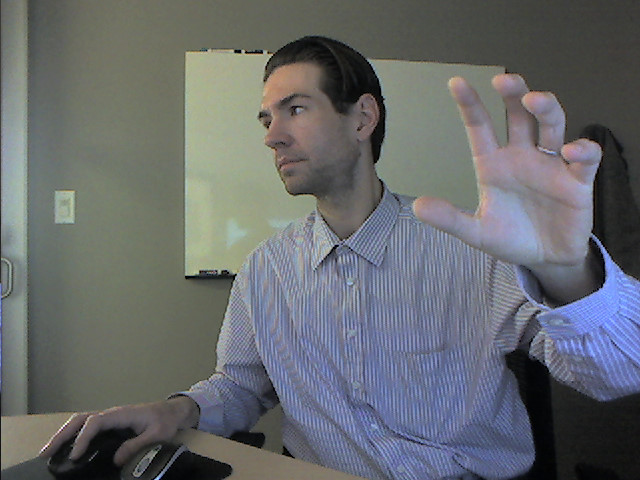
#> input picture Media_Files/Initial/0020.jpg, 640 x 480 px; its folder holds 5 pictures in this run
$ python Bottle_Recognition.py
#> lines starting #> are read from the running program, lines starting #| are printed output that depends on the picture
#!python3

# %%
import os
proposal_scripts_dir = os.listdir()
# %%
os.chdir('Media_Files/Initial')

# %%
# import the necessary packages
import cv2

# load the image_1 and convert it to grayscale
#image_1 = cv2.imread("0016.jpg")
#image_2 = cv2.imread("0017.jpg")
image_1 = cv2.imread("0020.jpg")
#> image_1 is the input picture: shape (480, 640, 3); mean B, G, R 109.3, 106.4, 103.2
image_2 = cv2.imread("0021.jpg")
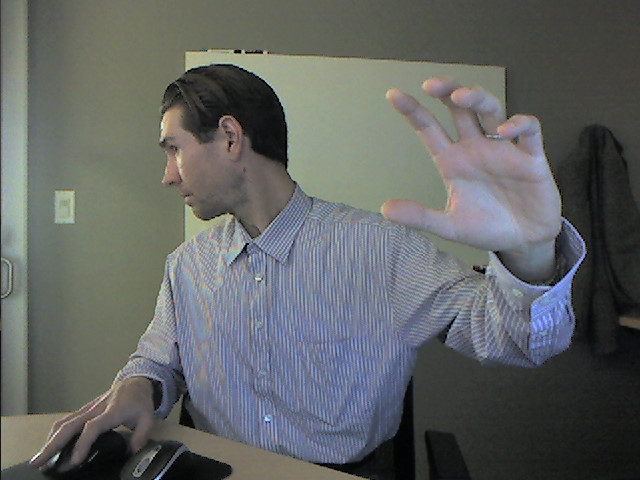
#> input picture Media_Files/Initial/0021.jpg, 640 x 480 px
#> image_2 is the input picture: shape (480, 640, 3); mean B, G, R 100.2, 100.7, 97.8
image_3 = cv2.imread("0018.jpg")
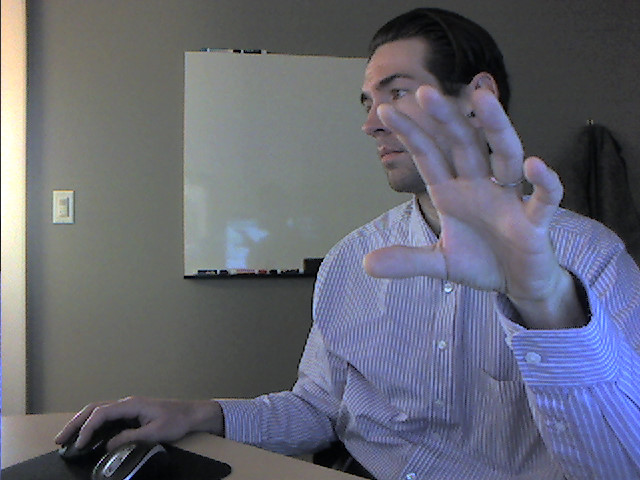
#> input picture Media_Files/Initial/0018.jpg, 640 x 480 px
#> image_3 is the input picture: shape (480, 640, 3); mean B, G, R 115.7, 103.4, 101.1
gray_1 = cv2.cvtColor(image_1, cv2.COLOR_BGR2GRAY)
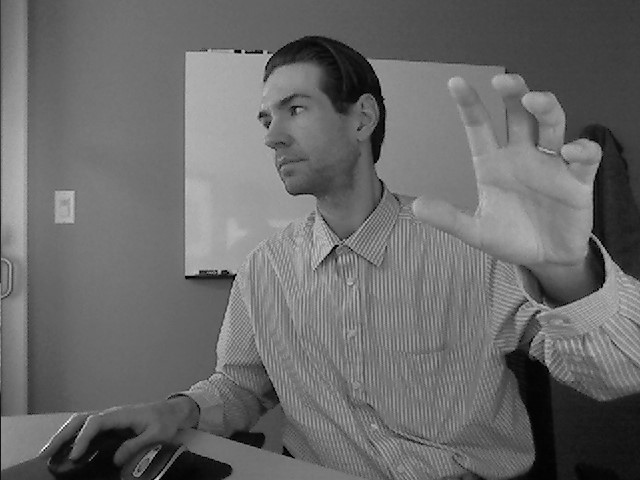
#> gray_1: shape (480, 640); min 0, max 251, mean 105.8
gray_2 = cv2.cvtColor(image_2, cv2.COLOR_BGR2GRAY)
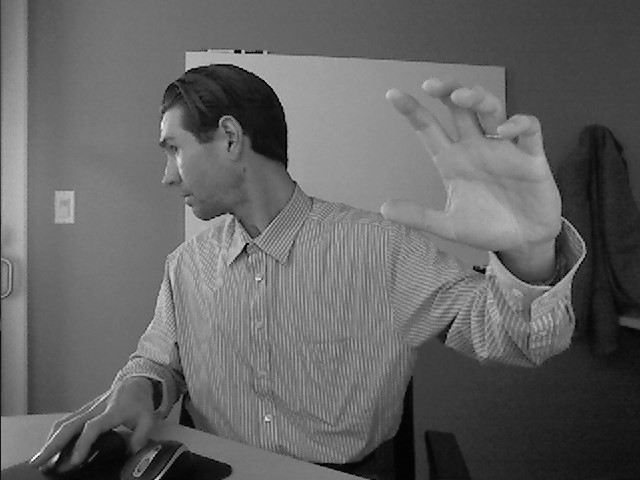
#> gray_2: shape (480, 640); min 0, max 254, mean 99.8
gray_3 = cv2.cvtColor(image_3, cv2.COLOR_BGR2GRAY)
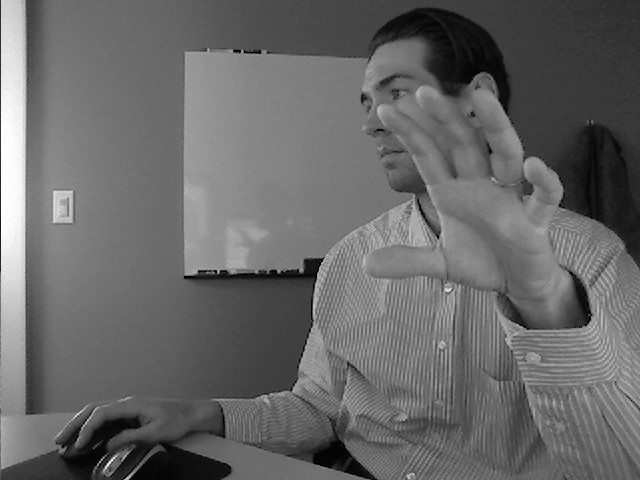
#> gray_3: shape (480, 640); min 0, max 255, mean 104.1
cv2.imshow("Original", image_1)

# %%

# initialize the AKAZE descriptor, then detect keypoints and extract
# local invariant descriptors from the image_1
detector = cv2.AKAZE_create()
(kps_1, descs_1) = detector.detectAndCompute(image_1, None)
#> kps_1 = 276 keypoints; strongest (x, y, size): (226, 277, 11.4), (237, 51, 4.8), (229, 277, 8.1), (263, 115, 8.1)
(kps_2, descs_2) = detector.detectAndCompute(image_2, None)
#> kps_2 = 264 keypoints; strongest (x, y, size): (237, 51, 4.8), (480, 270, 8.1), (482, 271, 5.7), (167, 123, 16.1)
(kps_3, descs_3) = detector.detectAndCompute(image_3, None)
#> kps_3 = 226 keypoints; strongest (x, y, size): (312, 265, 11.4), (364, 98, 8.1), (363, 97, 5.7), (314, 263, 8.1)
print("keypoints: {}, descriptors: {}".format(len(kps_1), descs_1.shape))
#| keypoints: 276, descriptors: (276, 61)
print("keypoints: {}, descriptors: {}".format(len(kps_2), descs_2.shape))
#| keypoints: 264, descriptors: (264, 61)
print("keypoints: {}, descriptors: {}".format(len(kps_3), descs_3.shape))
#| keypoints: 226, descriptors: (226, 61)

# %%
# Match the features
bf = cv2.BFMatcher(cv2.NORM_HAMMING)
# matches = bf.knnMatch(descs_1, descs_2, k=2)
matches = bf.knnMatch(descs_1, descs_2, k=1)
#> matches = 276 matches

# %%
good_matches = matches
#> good_matches = 276 matches
# %%
# Test the Ratio
good_matches = []
Ratio = 0.9
#> (the run stopped early here; a loop or call above may not have finished)
